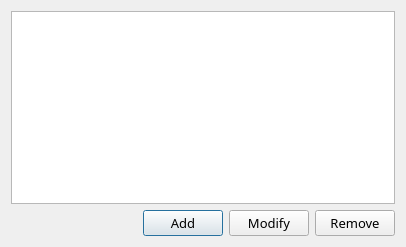
<?xml version="1.0" encoding="UTF-8"?>
<ui version="4.0">
 <class>CategoryEditor</class>
 <widget class="QDialog" name="CategoryEditor">
  <property name="geometry">
   <rect>
    <x>0</x>
    <y>0</y>
    <width>406</width>
    <height>247</height>
   </rect>
  </property>
  <property name="font">
   <font>
    <family>微软雅黑</family>
    <pointsize>10</pointsize>
   </font>
  </property>
  <property name="windowTitle">
   <string>CategoryEditor</string>
  </property>
  <layout class="QVBoxLayout" name="verticalLayout">
   <item>
    <widget class="QListWidget" name="itemList">
     <property name="contextMenuPolicy">
      <enum>Qt::CustomContextMenu</enum>
     </property>
     <property name="editTriggers">
      <set>QAbstractItemView::DoubleClicked</set>
     </property>
     <property name="alternatingRowColors">
      <bool>false</bool>
     </property>
     <property name="selectionMode">
      <enum>QAbstractItemView::ExtendedSelection</enum>
     </property>
     <property name="selectionBehavior">
      <enum>QAbstractItemView::SelectItems</enum>
     </property>
    </widget>
   </item>
   <item>
    <layout class="QHBoxLayout" name="horizontalLayout">
     <item>
      <spacer name="horizontalSpacer">
       <property name="orientation">
        <enum>Qt::Horizontal</enum>
       </property>
       <property name="sizeHint" stdset="0">
        <size>
         <width>40</width>
         <height>20</height>
        </size>
       </property>
      </spacer>
     </item>
     <item>
      <widget class="QPushButton" name="add">
       <property name="text">
        <string>Add</string>
       </property>
      </widget>
     </item>
     <item>
      <widget class="QPushButton" name="modify">
       <property name="text">
        <string>Modify</string>
       </property>
      </widget>
     </item>
     <item>
      <widget class="QPushButton" name="remove">
       <property name="text">
        <string>Remove</string>
       </property>
      </widget>
     </item>
    </layout>
   </item>
  </layout>
 </widget>
 <resources>
  <include location="../configtools.qrc"/>
 </resources>
 <connections/>
</ui>
